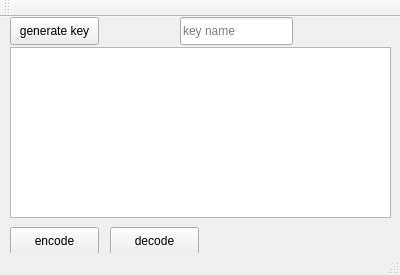
<?xml version="1.0" encoding="UTF-8"?>
<ui version="4.0">
 <class>ElGamalGui</class>
 <widget class="QMainWindow" name="ElGamalGui">
  <property name="geometry">
   <rect>
    <x>0</x>
    <y>0</y>
    <width>400</width>
    <height>275</height>
   </rect>
  </property>
  <property name="windowTitle">
   <string>ElGamalGui</string>
  </property>
  <widget class="QWidget" name="centralWidget">
   <widget class="QPushButton" name="button_gen_key">
    <property name="geometry">
     <rect>
      <x>10</x>
      <y>0</y>
      <width>89</width>
      <height>28</height>
     </rect>
    </property>
    <property name="text">
     <string>generate key</string>
    </property>
   </widget>
   <widget class="QPushButton" name="button_encode">
    <property name="geometry">
     <rect>
      <x>10</x>
      <y>210</y>
      <width>89</width>
      <height>28</height>
     </rect>
    </property>
    <property name="text">
     <string>encode</string>
    </property>
   </widget>
   <widget class="QPushButton" name="button_decode">
    <property name="geometry">
     <rect>
      <x>110</x>
      <y>210</y>
      <width>89</width>
      <height>28</height>
     </rect>
    </property>
    <property name="text">
     <string>decode</string>
    </property>
   </widget>
   <widget class="QTextEdit" name="text_input">
    <property name="geometry">
     <rect>
      <x>10</x>
      <y>30</y>
      <width>381</width>
      <height>171</height>
     </rect>
    </property>
   </widget>
   <widget class="QLineEdit" name="input_key_name">
    <property name="geometry">
     <rect>
      <x>180</x>
      <y>0</y>
      <width>113</width>
      <height>28</height>
     </rect>
    </property>
    <property name="placeholderText">
     <string>key name</string>
    </property>
   </widget>
  </widget>
  <widget class="QToolBar" name="mainToolBar">
   <attribute name="toolBarArea">
    <enum>TopToolBarArea</enum>
   </attribute>
   <attribute name="toolBarBreak">
    <bool>false</bool>
   </attribute>
  </widget>
  <widget class="QStatusBar" name="statusBar"/>
 </widget>
 <layoutdefault spacing="6" margin="11"/>
 <resources/>
 <connections/>
</ui>
